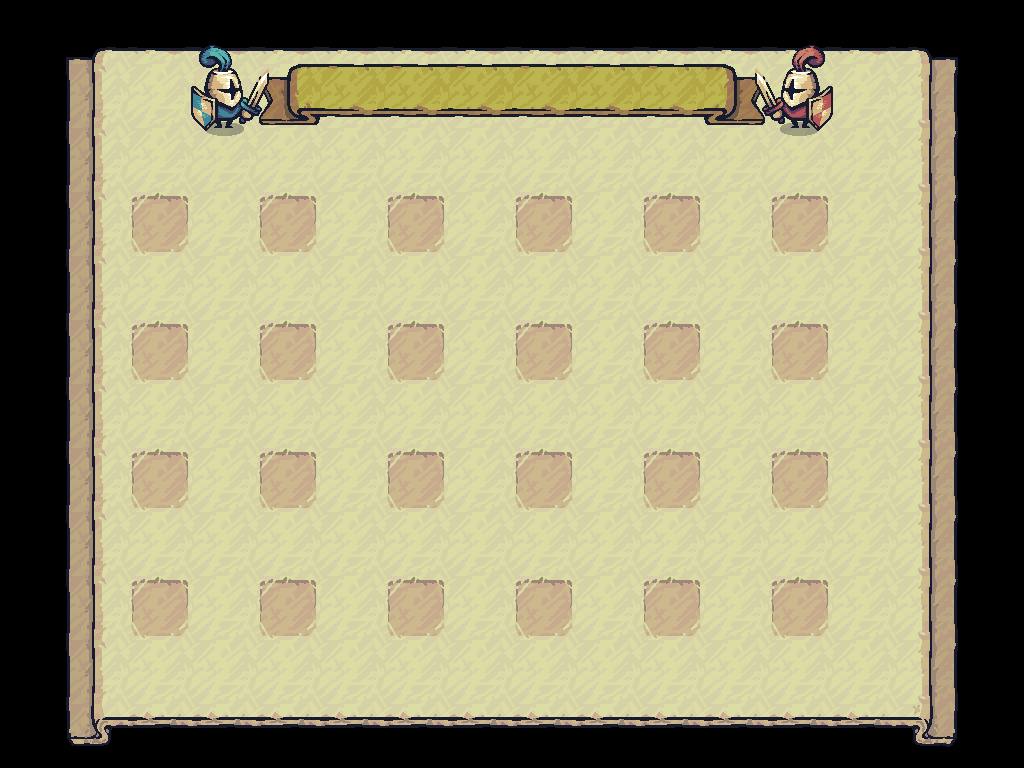

This is a level from a 2D game, rendered from its Tiled map with the project's own tilesets. A one-line summary and the complete map file follow:
An orthogonal 16x12 tile map with 64x64 px tiles, 3 tile layers (paper, Ribbons, spwan), 1 hidden layer not drawn, 18 tilesets.

<map version="1.10" tiledversion="1.11.0" orientation="orthogonal" renderorder="right-down" width="16" height="12" tilewidth="64" tileheight="64" infinite="0" nextlayerid="10" nextobjectid="1">
 <tileset firstgid="1" source="UI/Banner_Horizontal.tsx" />
 <tileset firstgid="2" source="UI/Banner_Connection_Down.tsx" />
 <tileset firstgid="3" source="UI/Banner_Connection_Left.tsx" />
 <tileset firstgid="4" source="UI/Banner_Connection_Right.tsx" />
 <tileset firstgid="5" source="UI/Banner_Connection_Up.tsx" />
 <tileset firstgid="6" source="UI/Banner_Vertical.tsx" />
 <tileset firstgid="7" source="UI/Carved_Regular.tsx" />
 <tileset firstgid="8" source="UI/Carved_9Slides.tsx" />
 <tileset firstgid="17" source="UI/Banner_Connection_Left_64.tsx" />
 <tileset firstgid="26" source="UI/Banner_Connection_Right_64.tsx" />
 <tileset firstgid="35" source="UI/Ribbon_Yellow_3Slides_64.tsx" />
 <tileset firstgid="38" source="Warrior_Blue.tsx" />
 <tileset firstgid="470" source="Warrior_Red.tsx" />
 <tileset firstgid="902" source="UI/Ribbon_Blue_3Slides_64.tsx" />
 <tileset firstgid="905" source="UI/Warrior_Red_Idle.tsx" />
 <tileset firstgid="959" source="UI/Button_Red_3Slides.tsx" />
 <tileset firstgid="962" source="UI/Button_Blue_3Slides.tsx" />
 <tileset firstgid="965" source="Terrain.tsx" />
 <layer id="6" name="oldBG" width="16" height="12" visible="0">
  <data encoding="csv">
965,966,966,966,966,966,966,966,966,966,966,966,966,966,966,967,
975,0,976,976,976,976,976,976,976,976,976,976,976,976,976,977,
975,976,976,976,0,0,0,0,0,0,0,0,976,976,976,977,
975,976,976,976,0,0,0,0,0,0,0,0,976,976,976,977,
975,976,976,976,0,0,0,0,0,0,0,0,976,976,976,977,
975,976,976,976,0,0,0,0,0,0,0,0,976,976,976,977,
975,976,976,976,0,0,0,0,0,0,0,0,976,976,976,977,
975,976,976,976,0,0,0,0,0,0,0,0,976,976,976,977,
975,976,976,976,0,0,0,0,0,0,0,0,976,976,976,977,
975,976,976,976,0,0,0,0,0,0,0,0,976,976,976,977,
975,976,976,976,976,976,976,976,976,976,976,976,976,976,976,977,
985,986,986,986,986,986,986,986,986,986,986,986,986,986,986,987
</data>
 </layer>
 <layer id="5" name="paper" width="16" height="12">
  <data encoding="csv">
0,17,27,27,27,27,27,27,27,27,27,27,27,27,28,0,
0,20,30,30,30,30,30,30,30,30,30,30,30,30,31,0,
0,20,30,30,30,30,30,30,30,30,30,30,30,30,31,0,
0,20,30,30,30,30,30,30,30,30,30,30,30,30,31,0,
0,20,30,30,30,30,30,30,30,30,30,30,30,30,31,0,
0,20,30,30,30,30,30,30,30,30,30,30,30,30,31,0,
0,20,30,30,30,30,30,30,30,30,30,30,30,30,31,0,
0,20,30,30,30,30,30,30,30,30,30,30,30,30,31,0,
0,20,30,30,30,30,30,30,30,30,30,30,30,30,31,0,
0,20,30,30,30,30,30,30,30,30,30,30,30,30,31,0,
0,20,30,30,30,30,30,30,30,30,30,30,30,30,31,0,
0,23,33,33,33,33,33,33,33,33,33,33,33,33,34,0
</data>
 </layer>
 <layer id="8" name="Ribbons" width="16" height="12">
  <data encoding="csv">
0,0,0,0,0,0,0,0,0,0,0,0,0,0,0,0,
0,0,0,0,35,36,36,36,36,36,36,37,0,0,0,0,
0,0,0,0,0,0,0,0,0,0,0,0,0,0,0,0,
0,0,7,0,7,0,7,0,7,0,7,0,7,0,0,0,
0,0,0,0,0,0,0,0,0,0,0,0,0,0,0,0,
0,0,7,0,7,0,7,0,7,0,7,0,7,0,0,0,
0,0,0,0,0,0,0,0,0,0,0,0,0,0,0,0,
0,0,7,0,7,0,7,0,7,0,7,0,7,0,0,0,
0,0,0,0,0,0,0,0,0,0,0,0,0,0,0,0,
0,0,7,0,7,0,7,0,7,0,7,0,7,0,0,0,
0,0,0,0,0,0,0,0,0,0,0,0,0,0,0,0,
0,0,0,0,0,0,0,0,0,0,0,0,0,0,0,0
</data>
 </layer>
 <layer id="9" name="spwan" width="16" height="12">
  <data encoding="csv">
0,0,38,39,40,0,0,0,0,0,0,905,906,907,0,0,
0,0,56,57,58,0,0,0,0,0,0,923,924,925,0,0,
0,0,74,75,76,0,0,0,0,0,0,941,942,943,0,0,
0,0,0,0,0,0,0,0,0,0,0,0,0,0,0,0,
0,0,0,0,0,0,0,0,0,0,0,0,0,0,0,0,
0,0,0,0,0,0,0,0,0,0,0,0,0,0,0,0,
0,0,0,0,0,0,0,0,0,0,0,0,0,0,0,0,
0,0,0,0,0,0,0,0,0,0,0,0,0,0,0,0,
0,0,0,0,0,0,0,0,0,0,0,0,0,0,0,0,
0,0,0,0,0,0,0,0,0,0,0,0,0,0,0,0,
0,0,0,0,0,0,0,0,0,0,0,0,0,0,0,0,
0,0,0,0,0,0,0,0,0,0,0,0,0,0,0,0
</data>
 </layer>
</map>
